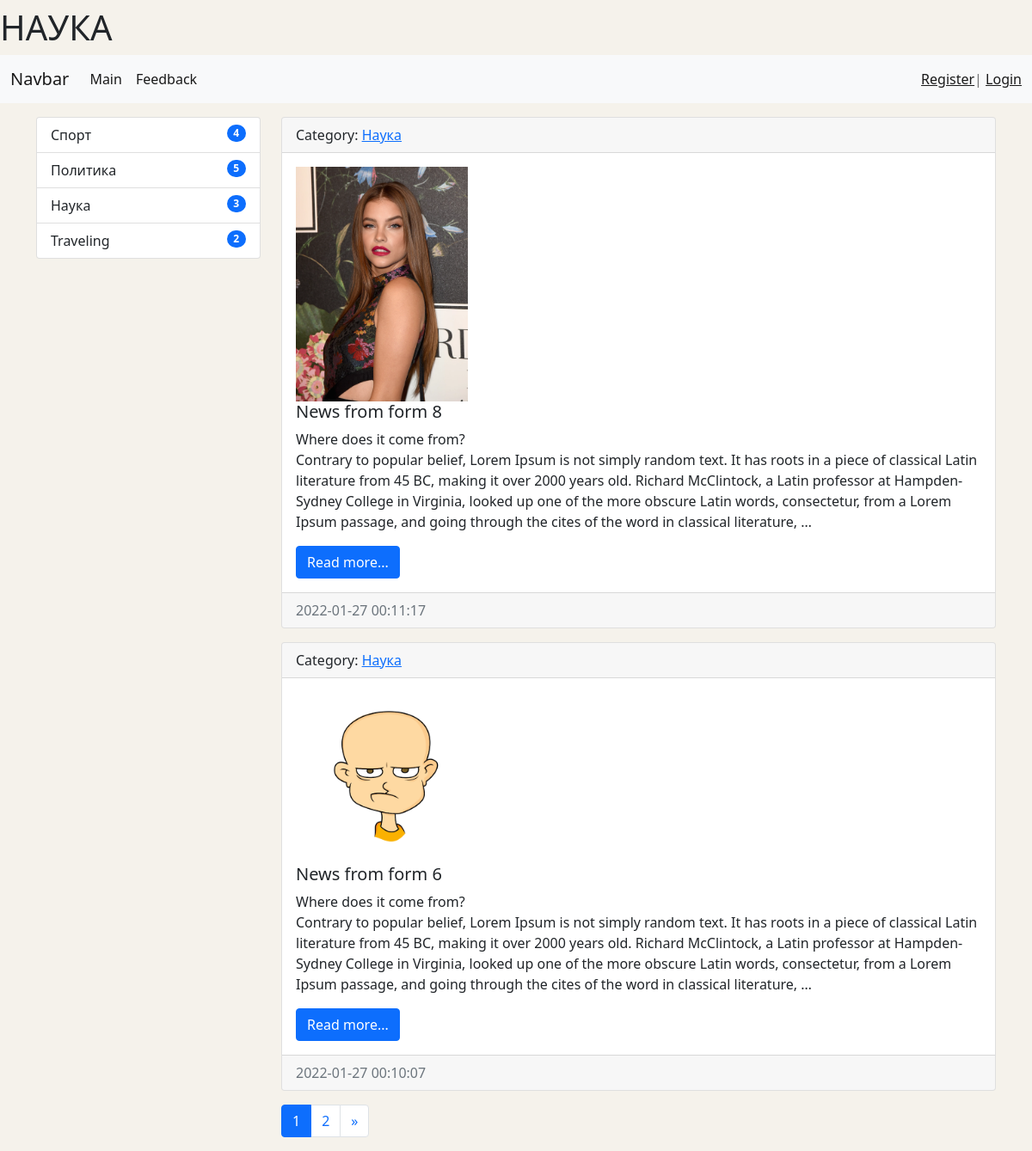
The app's page /category/4/ with its own data.
### news/models.py (models this page shows, shortened)
class Category(models.Model):
    title = models.CharField(max_length=150, db_index=True, verbose_name='Наименование категории')
    def get_absolute_url(self):
        return reverse('category', kwargs={'category_id': self.pk})
    def __str__(self):
        return self.title
    class Meta:
        verbose_name = 'Категория'
        verbose_name_plural = 'Категории'
        ordering = ['-title']

class News(models.Model):
    title = models.CharField(max_length=150, verbose_name='Наименование')
    content = models.TextField(blank=True, verbose_name='Контент')
    created_at = models.DateTimeField(auto_now_add=True, verbose_name='Дата публикации')
    updated_at = models.DateTimeField(auto_now=True, verbose_name='Обновлено')
    photo = models.ImageField(upload_to='photos/%Y/%m/%d/', verbose_name='Фото', blank=True)
    is_published = models.BooleanField(default=True, verbose_name='Опубликовано')
    category = models.ForeignKey('Category', on_delete=models.PROTECT, verbose_name='Категория')
    numbers_of_views = models.IntegerField(default=0)
    def get_absolute_url(self):
        return reverse('view_news', kwargs={'pk': self.pk})
    class Meta:
        verbose_name = 'Новость'
        verbose_name_plural = 'Новости'
        ordering = ['-created_at']

### news/views.py (the view)
# urls.py: path('category/<int:category_id>/', NewsByCategory.as_view(extra_context={'title': 'SOMETHING'}), name='category'),
class NewsByCategory(MyMixin, ListView):
    model = News
    template_name = 'news/home_news_list.html'
    context_object_name = 'news'
    allow_empty = False
    paginate_by = 2
    def get_context_data(self, *, object_list=None, **kwargs):
        context = super(NewsByCategory, self).get_context_data(**kwargs)
        context['title'] = self.get_upper(Category.objects.get(pk=self.kwargs['category_id']))
        return context
    def get_queryset(self):
        return News.objects.filter(category_id=self.kwargs['category_id'], is_published=True).select_related('category')

### news/templatetags/news_tags.py (called while the page is built)
@register.inclusion_tag('news/list_categories.html')
def show_categories():
    categories = Category.objects.annotate(cnt=Count('news', filter=F('news__is_published'))).filter(cnt__gt=0)
    return {'categories': categories}

### news/utils.py (called while the page is built)
    def get_upper(self, smth):
        if isinstance(smth, str):
            return smth.upper()
        else:
            return smth.title.upper()

### news/templates/news/home_news_list.html (shortened to what this page needs)
{% extends 'base.html' %}
{% block main_title %}
    {{ title }}
{% endblock %}
{% block sidebar %}
{% include 'inc/_sidebar.html' %}
{% endblock %}
{% block content %}
    {% for item in news %}
    <div class="card mb-3">
        <div class="card-header">
            Category: <a href="{{ item.category.get_absolute_url }}">{{ item.category }}</a>
        </div>
        <div class="card-body">
            <div class="media">
                {% if item.photo %}
                    <img src="{{ item.photo.url }}" alt="Photo" width="200" class="mr-3">
                {% else %}
                    <img src="https://picsum.photos/200/300/?blur=2" alt="Photo" class="mr-3">
                {% endif %}
                <div class="media-body">
                    <h5 class="card-title">{{ item.title }}</h5>
                    <p class="card-text">{{ item.content|safe|linebreaksbr|truncatewords:70 }}</p>
                    <a href="{{ item.get_absolute_url }}" class="btn btn-primary">Read more...</a>
                </div>
            </div>
        </div>
        <div class="card-footer text-muted">
            {{ item.created_at|date:'Y-m-d H:i:s' }}
        </div>
    </div>
    {% empty %}
        <p>Ooops... </p>
        <p>Looks like something went wrong</p>
    {% endfor %}
{% endblock %}

### news/templates/news/list_categories.html
<div class="list-group">
    {% for item_categories in categories %}
    <a href="{{ item_categories.get_absolute_url }}" class="list-group-item list-group-item-action">
        {{ item_categories.title }}
        <span class="badge bg-primary rounded-pill category_badge">{{ item_categories.cnt }}</span>
    </a>
    {% endfor %}
</div>

### mySite/static/css/main.css (style rules this page uses)
body { background-color: #f5f2eb; }
.category_badge { float: right; }

### records on screen
Category: title "НАУКА", title "Наука", cnt "3"
Category: title "Спорт", cnt "4"
Category: title "Политика", cnt "5"
Category: title "Traveling", cnt "2"
News: category "Наука", photo (picture), title "News from form 8", content "Where does it come from? Contrary to popular belief, Lorem Ipsum is not simply random text. It has roots in a piece of classical Latin literature from 45 BC, making it over 2000 years old. Richard McClintock, a Latin professor at Hampden-Sydney College in Virginia, looked up one of the more obscure Latin words, consectetur, from a Lorem Ipsum passage, and going through the cites of the word in classical literature, …", created_at "2022-01-27 00:11:17"
News: category "Наука", photo (picture), title "News from form 6", content "Where does it come from? Contrary to popular belief, Lorem Ipsum is not simply random text. It has roots in a piece of classical Latin literature from 45 BC, making it over 2000 years old. Richard McClintock, a Latin professor at Hampden-Sydney College in Virginia, looked up one of the more obscure Latin words, consectetur, from a Lorem Ipsum passage, and going through the cites of the word in classical literature, …", created_at "2022-01-27 00:10:07"

### other values on screen
{{ p }} "1"
{{ p }} "2"
